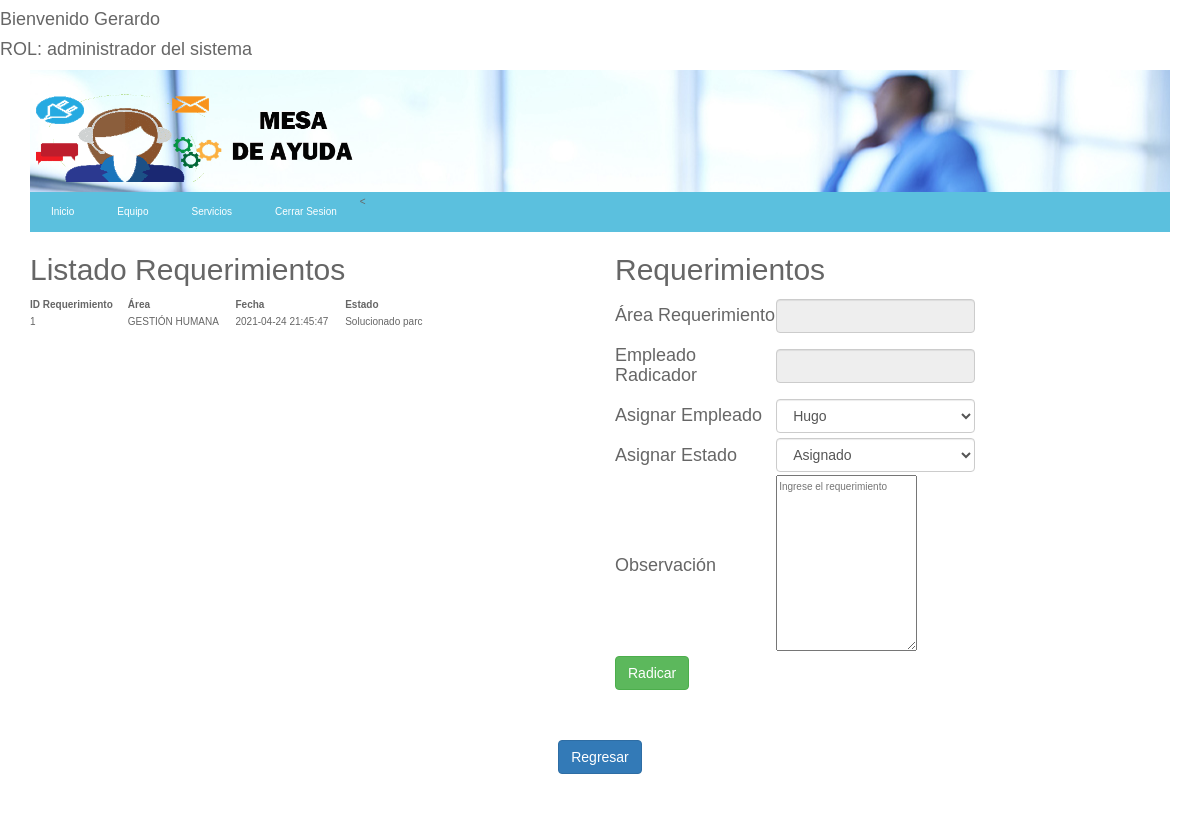
Page /vista/vistaAdminRequerimientos.php (signed in) on the committed database.
### tables this page shows
CREATE TABLE `detallereq` (
  `IDDETALLE` int(11) NOT NULL,
  `FECHA` datetime NOT NULL,
  `OBSERVACION` varchar(4000) NOT NULL,
  `FKREQ` int(11) NOT NULL,
  `FKESTADO` varchar(1) NOT NULL,
  `FKEMPLE` varchar(20) NOT NULL,
  `FKEMPLEASIGNADO` varchar(20) DEFAULT NULL,
  `RequeActivo` tinyint(1) NOT NULL
);

CREATE TABLE `area` (
  `IDAREA` varchar(10) NOT NULL,
  `NOMBRE` varchar(50) NOT NULL,
  `FKEMPLE` varchar(20) DEFAULT NULL
);

CREATE TABLE `estado` (
  `IDESTADO` varchar(1) NOT NULL,
  `NOMBRE` varchar(16) NOT NULL
);

### control/ControlInformes.php (called while the page is built, shortened)
<?php
class ControlInformes {
    function requerimientosActivos(){
        $objControlConexion = new ControlConexion();
        $objControlConexion->abrirBd("localhost", "root", "", "mesa_ayuda");
        $sql = "SELECT detallereq.IDDETALLE, detallereq.OBSERVACION ,detallereq.FKREQ,detallereq.FKESTADO,detallereq.FKEMPLE ,detallereq.FKEMPLEASIGNADO,detallereq.FECHA, area.IDAREA, area.NOMBRE as NOMBREAREA , estado.NOMBRE AS ESTADOREQUE , empleado.NOMBRE
        FROM detallereq
        INNER JOIN requerimiento
            ON requerimiento.IDREQ = detallereq.FKREQ
        INNER JOIN area
            ON requerimiento.FKAREA = area.IDAREA
        INNER JOIN estado
            ON detallereq.FKESTADO = estado.IDESTADO
            INNER JOIN empleado
            ON detallereq.FKEMPLE=empleado.IDEMPLEADO
        WHERE detallereq.RequeActivo =1
            ORDER BY detallereq.FECHA, estado.IDESTADO DESC";
        $recordSet = $objControlConexion->ejecutarSelect($sql);
        $matriz = array();
        $i = 0;
        while($row = $recordSet->fetch_assoc()){
            $idDetalle= $row['IDDETALLE'];
            $fecha= $row['FECHA'];
            $observacion= $row['OBSERVACION'];
            $fkReque= $row['FKREQ'];
            $fkEstado= $row['FKESTADO'];
            $fkEmple= $row['FKEMPLE'];
            $fkEmpleAsignado= $row['FKEMPLEASIGNADO'];
            $idArea= $row['IDAREA'];
	        $nombre= $row['NOMBREAREA'];
            $emple= $row['NOMBRE'];
            $estado=$row['ESTADOREQUE'];
            $objReque = new Informes($idDetalle, $fecha,$observacion,$fkReque,$fkEstado,$fkEmple,$fkEmpleAsignado,$idArea, $nombre,$emple,$estado);
            $matriz[$i] = $objReque;
            $i++;
            }
        return $matriz;
        }
}
?>

### control/ControlConexion.php (called while the page is built, shortened)
<?php
class ControlConexion
{
	var $conn;
	function __construct(){
		$this->conn=null;
	}
    function abrirBd($servidor, $usuario, $password, $db){
    	try	{
			$this->conn = new mysqli($servidor, $usuario, $password, $db);
      	}
      	catch (Exception $e){
          	echo "ERROR AL CONECTARSE AL SERVIDOR ".$e->getMessage()."\n";
      	}
    }
	function ejecutarSelect($sql) {
			try	{
				$recordSet=$this->conn->query($sql);
				}
			catch (Exception $e) {
					echo " ERROR: ". $e->getMessage()."\n";
			  }
		return $recordSet;
			}
}
?>

### modelo/Informes.php (called while the page is built, shortened)
<?php
Class Informes {
    var $fecha;
    var $fkReque;
	var $nombre;
	var $estado;
function __construct($idDetalle, $fecha,$observacion,$fkReque,$fkEstado,$fkEmple,$fkEmpleAsignado,$idArea, $nombre,$emple,$estado)
		{
			$this->fecha=$fecha;
            $this->fkReque=$fkReque;
			$this->nombre=$nombre;
			$this->estado=$estado;
		}
		function getestado(){
			return $this->estado;
		}
		function getNombre(){
			return $this->nombre;
		}
		function getfecha(){
			return $this->fecha;
		}
		function getfkReque(){
			return $this->fkReque;
		}
}
?>

### control/ControlEmpleados.php (called while the page is built, shortened)
<?php
class ControlEmpleados
{
		function comboBoxEmplea($ida){
			$objControlConexion = new ControlConexion();
			$objControlConexion->abrirBd("localhost", "root", "", "mesa_ayuda");
			if($ida==null){
				$sql = "select * from empleado where EmpleActivo = '1'";
			}
			$recordSet = $objControlConexion->ejecutarSelect($sql);
			$matriz = array();
			$i = 0;
			while($row = $recordSet->fetch_assoc()){
				$nombre = $row['NOMBRE'];
				$idEmpleado = $row['IDEMPLEADO'];
				$objArea = new Empleados($idEmpleado, $nombre, "", "", "","", "", "", "", "", "","");
				$matriz[$i] = $objArea;
				$i++;
				}
			return $matriz;
			}
}
?>

### modelo/Empleados.php (called while the page is built, shortened)
<?php
	class Empleados
	{
		var $idEmpleado;
		var $nombre;
		function __construct($idEmpleado, $nombre, $foto, $hojaVida, $telefono,$email, $direccion, $x, $y, $fkEmple_Jefe, $fkIdArea,$empleActivo)
		{
			$this->idEmpleado=$idEmpleado;
			$this->nombre=$nombre;
		}
		function getIdEmpleado(){
			return $this->idEmpleado;
		}
		function getNombre(){
			return $this->nombre;
		}
	}
?>

### vista/vistaAdminRequerimientos.php (the view, shortened to what this page needs)
<?php
	include '../control/ControlConexion.php';
	include '../modelo/Informes.php';
	include '../control/ControlInformes.php';
	include "../modelo/Empleados.php";
	include "../control/ControlEmpleados.php";
	$objinfo = new Informes("","","","","","","","","","","");
	$objControlInfo = new ControlInformes($objinfo);
	$matrizReque = $objControlInfo->requerimientosActivos();
	$objEmpleados = new Empleados("","","","","","","","","","","","");
	$objControlEmpleados = new ControlEmpleados($objEmpleados);
	$ida = isset ($_POST['txtArea']) ? $_POST['txtArea']: null;
	$matrizEmple = $objControlEmpleados->comboBoxEmplea($ida);
	?>
<!DOCTYPE html>
<html>
	<head>
		<link rel="stylesheet" type="text/css" href="../css/bootstrap.css">
		<link href="../css/estilos3.css" type="text/css" rel="stylesheet">
	</head>
	<body>
	<?php
	include "../rol.php"?>
		<div class="container">
		<header class="cabecera-principal">
			<div id=contenedor-cabecera>
				<img id="logo" src="../img/logo1.png" alt="Logo Responsive">
			</div>
			<nav class="nav-principal">
				<ul>
					<<li><a href="../index.php">Inicio</a></li>
	                <li><a href="vistaEquipo.php">Equipo</a></li>
	                <li><a href="vistaServicios.php">Servicios</a></li>
	                <li aling=right class="cerrar-sesion">
	                <a href="../includes/CerrarSesion.php">Cerrar Sesion</a>
				</ul>
			</nav>
		</header>
		</div>
		<div class="container">
			<div class="row">
				<div class="col-6 col-md-6 col-sm-12 col-xs-12">
					<form method="POST">
					<table class="form-table" id="table">
						<thread class="thead-dark">
							<td colspan="3"><h2>Listado Requerimientos</h2></td>
						</thread>
							<tr>
								<th>ID Requerimiento</th>
								<th>Área</th>
								<th>Fecha</th>
								<th>Estado</th>
							</tr>
							<?php foreach ($matrizReque as $row){?>
								<tr>
							<td><?php echo $row->getfkReque() ?></td>
						    <td><?php echo $row->getNombre() ?></td>
						    <td><?php echo $row->getfecha() ?></td>
							<td><?php echo $row->getestado() ?></td>
							</tr>
							<?php } ?>
							</table>
					</form>
				</div>
				<div class="col-4 col-md-4 col-sm-12 col-xs-12">
					<form method="POST">
					<table class="form-table" >
						<thread class="thead-dark" style="margin: 5px auto;">
							<td colspan="3"><h2>Requerimientos</h2></td>
						</thread>
							<tr>
								<td><h4>Área Requerimiento</h4></td>
								<td><input class="form-control" name="txtArea" id="txtArea" readonly>
							</td>
							</tr>
							<tr>
								<td><h4>Empleado Radicador</h4></td>
								<td><input class="form-control" type="text" id ="txtNombreEmple" name="txtNombreEmple" readonly/>
								</td>
							</tr>
							<tr>
								<td><h4>Asignar Empleado</h4></td>
								<td><select class="form-control" name="txtIdEmpleadoAsignado">
				<?php
				foreach ($matrizEmple as $row){
					echo'
					<option value='.$row->getIdEmpleado().'>'.$row->getNombre().'</option>';
				}
				?>
							</tr>
							<tr>
								<td><h4>Asignar Estado</h4></td>
								<td><select class="form-control" name="txtEstado">
				<option value='2'>Asignado</option>
							</tr>
							<tr>
								<td><h4>Observación</td>
								<td><textarea name="txtRequerimiento" id="txtRequerimiento" placeholder="Ingrese el requerimiento" rows="10"></textarea>
								</td>
							</tr>
							<tr>
								<td><input class="btn btn-success" type="submit" name="btn" value="Radicar"/></td>
							</tr>
					</table>
					</form>
				</div>
			</div>
			<table class="form-table" style="margin: 50px auto;">
				<tr>
				<td><a class="btn btn-primary" href="../index.php" role="button">Regresar</a></td>
				</tr>
			</table>
		</div>
	</body>
</html>

### css/estilos3.css (style rules this page uses)
body { background-repeat: no-repeat; background-position: 50% 50%; background-size: 100% 100%; background-attachment: fixed; font-size: 100%; font-family: 'Arial', sans-serif; color: #666666; line-height: 1.7em; text-align: left; }
#contenedor-cabecera { background-image: url("../img/fondo_cabecera.jpg"); background-repeat: no-repeat; padding-top: 20px; }
.cabecera-principal #logo { width: 30%; display: block; padding-bottom: 10px; transition: width 2s; -o-transition: width 2s; -moz-transition: width 2s; -webkit-transition: width 2s; }
a { text-decoration: none; color: #781a26; }
.cabecera-principal .nav-principal { background: #5bc0de; height: 40px; border: 1px #5bc0de solid; }
.cabecera-principal .nav-principal ul { list-style: none; margin: 0; padding: 0; }
.cabecera-principal .nav-principal li { color: #fff; display: inline; float: left; margin-right: 3px; }
.cabecera-principal .nav-principal li a { color: #fff; display: inline-block; padding: 10px 20px; height: 40px; }

### vista/vistaAdminRequerimientos.php (style rules this page uses)
table tr:not(:first-child) { cursor: pointer;transition: all .25s ease-in-out; }

### rows in the picture
detallereq: FKREQ "1", area.NOMBRE "GESTIÓN HUMANA", FECHA "2021-04-24 21:45:47", FKESTADO.NOMBRE "Solucionado parc"

### other values in the picture
$_SESSION['username'] "Gerardo"
$_SESSION['nombrerol'] "administrador del sistema"
form field txtIdEmpleadoAsignado "Hugo"
